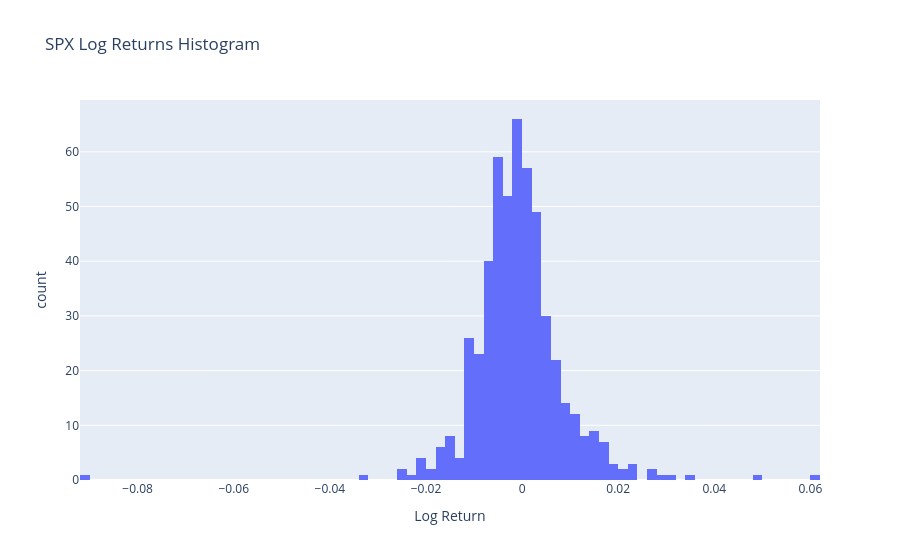
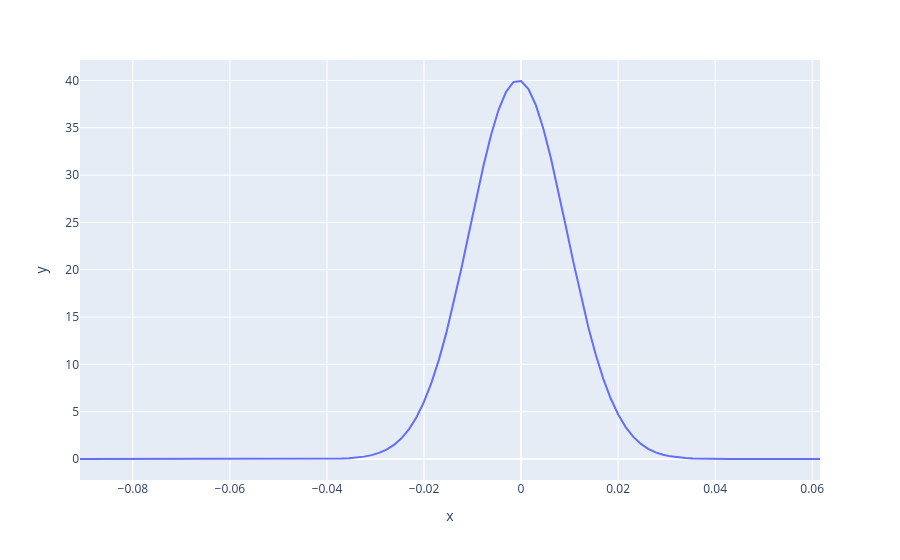

These figures' notebook cell, in order:
### Code cell
# fit lognormal distribution to log returns
log_returns = spy['Log Return']
mean = log_returns.mean()
std = log_returns.std()

# plot histogram of log returns and fitted lognormal distribution
fig = px.histogram(spy, x='Log Return', title='SPX Log Returns Histogram', nbins=100)
fig.show()

# plot the pdf of the lognormal distribution
x = np.linspace(log_returns.min(), log_returns.max(), 100)
pdf = 1/(std*np.sqrt(2*np.pi))*np.exp(-(x-mean)**2/(2*std**2))
px.line(x=x, y=pdf)

### Figure 1 — Plotly figure (JSON) as saved in the notebook; plotly's stock layout.template omitted (floating-point values rounded to 4 significant figures; data arrays with more than 128 entries replaced by an {"elided": "..."} marker saying what was removed)
{"data": [{"bingroup": "x", "hovertemplate": "Log Return=%{x}<br>count=%{y}<extra></extra>", "legendgroup": "", "marker": {"color": "#636efa", "pattern": {"shape": ""}}, "name": "", "nbinsx": 100, "orientation": "v", "showlegend": false, "type": "histogram", "x": {"elided": "519 float values"}, "xaxis": "x", "yaxis": "y"}], "layout": {"barmode": "relative", "legend": {"tracegroupgap": 0}, "title": {"text": "SPX Log Returns Histogram"}, "xaxis": {"anchor": "y", "domain": [0, 1], "title": {"text": "Log Return"}}, "yaxis": {"anchor": "x", "domain": [0, 1], "title": {"text": "count"}}}}

### Figure 2 — Plotly figure (JSON) as saved in the notebook; plotly's stock layout.template omitted (floating-point values rounded to 4 significant figures)
{"data": [{"hovertemplate": "x=%{x}<br>y=%{y}<extra></extra>", "legendgroup": "", "line": {"color": "#636efa", "dash": "solid"}, "marker": {"symbol": "circle"}, "mode": "lines", "name": "", "orientation": "v", "showlegend": false, "type": "scatter", "x": [-0.09089, -0.08935, -0.08781, -0.08627, -0.08473, -0.08319, -0.08165, -0.08011, -0.07857, -0.07703, -0.07549, -0.07395, -0.07241, -0.07087, -0.06933, -0.06779, -0.06625, -0.06471, -0.06317, -0.06163, -0.06009, -0.05855, -0.05701, -0.05546, -0.05392, -0.05238, -0.05084, -0.0493, -0.04776, -0.04622, -0.04468, -0.04314, -0.0416, -0.04006, -0.03852, -0.03698, -0.03544, -0.0339, -0.03236, -0.03082, -0.02928, -0.02774, -0.0262, -0.02466, -0.02312, -0.02157, -0.02003, -0.01849, -0.01695, -0.01541, -0.01387, -0.01233, -0.01079, -0.009251, -0.007711, -0.00617, -0.00463, -0.00309, -0.001549, -8.694e-06, 0.001532, 0.003072, 0.004613, 0.006153, 0.007694, 0.009234, 0.01077, 0.01231, 0.01386, 0.0154, 0.01694, 0.01848, 0.02002, 0.02156, 0.0231, 0.02464, 0.02618, 0.02772, 0.02926, 0.0308, 0.03234, 0.03388, 0.03542, 0.03696, 0.0385, 0.04004, 0.04158, 0.04312, 0.04466, 0.0462, 0.04775, 0.04929, 0.05083, 0.05237, 0.05391, 0.05545, 0.05699, 0.05853, 0.06007, 0.06161], "xaxis": "x", "y": [6.226e-17, 2.493e-16, 9.748e-16, 3.721e-15, 1.387e-14, 5.049e-14, 1.794e-13, 6.226e-13, 2.109e-12, 6.978e-12, 2.254e-11, 7.109e-11, 2.189e-10, 6.582e-10, 1.932e-09, 5.539e-09, 1.55e-08, 4.237e-08, 1.131e-07, 2.946e-07, 7.494e-07, 1.862e-06, 4.515e-06, 1.069e-05, 2.472e-05, 5.582e-05, 0.000123, 0.0002648, 0.0005566, 0.001142, 0.002289, 0.004477, 0.008552, 0.01595, 0.02905, 0.05165, 0.08968, 0.152, 0.2516, 0.4067, 0.6418, 0.9889, 1.488, 2.185, 3.135, 4.39, 6.003, 8.015, 10.45, 13.3, 16.53, 20.06, 23.77, 27.5, 31.06, 34.26, 36.9, 38.8, 39.84, 39.94, 39.1, 37.37, 34.88, 31.78, 28.27, 24.56, 20.83, 17.25, 13.95, 11.02, 8.494, 6.394, 4.7, 3.373, 2.363, 1.617, 1.08, 0.7046, 0.4488, 0.2791, 0.1695, 0.1005, 0.05816, 0.03287, 0.01814, 0.009776, 0.005144, 0.002643, 0.001326, 0.0006493, 0.0003105, 0.000145, 6.61e-05, 2.943e-05, 1.279e-05, 5.429e-06, 2.25e-06, 9.102e-07, 3.596e-07, 1.387e-07], "yaxis": "y"}], "layout": {"legend": {"tracegroupgap": 0}, "margin": {"t": 60}, "xaxis": {"anchor": "y", "domain": [0, 1], "title": {"text": "x"}}, "yaxis": {"anchor": "x", "domain": [0, 1], "title": {"text": "y"}}}}
